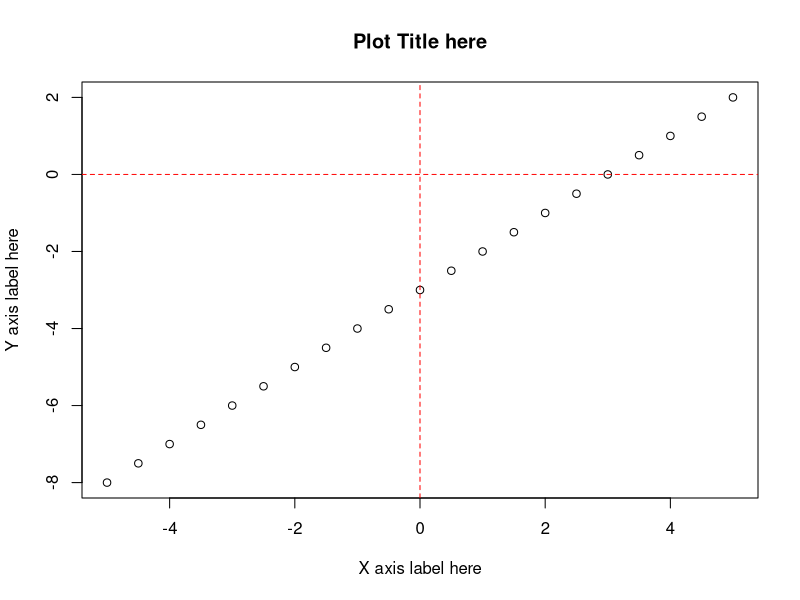
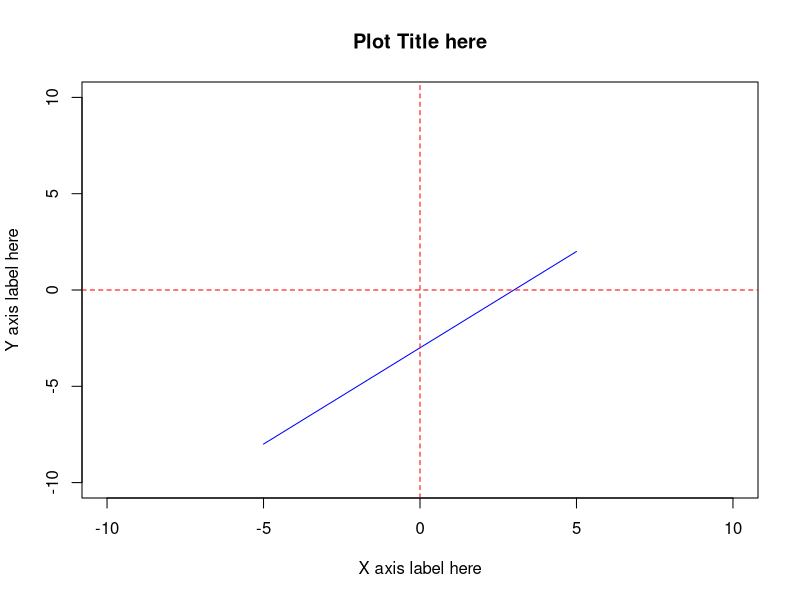
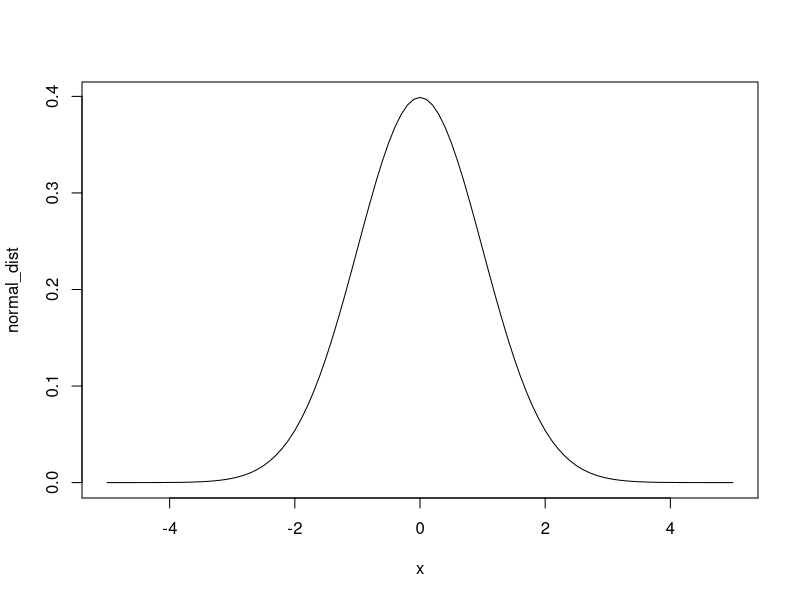
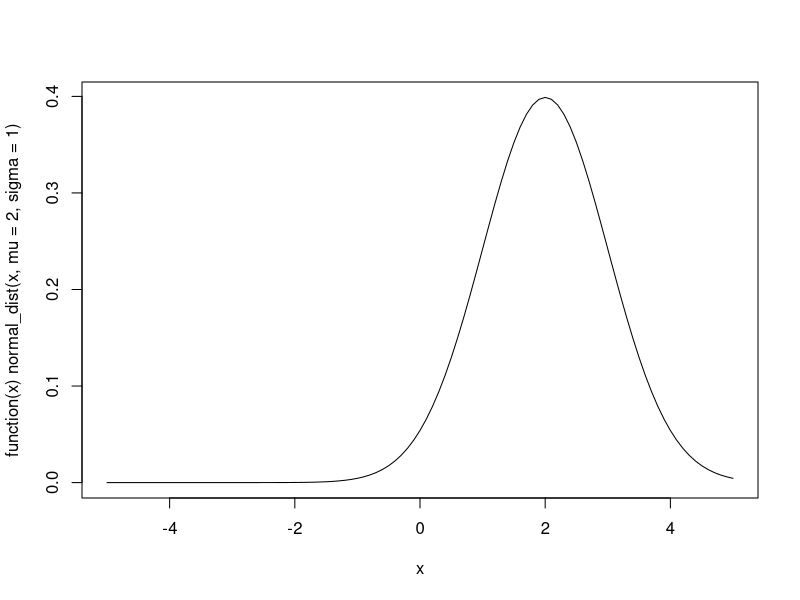
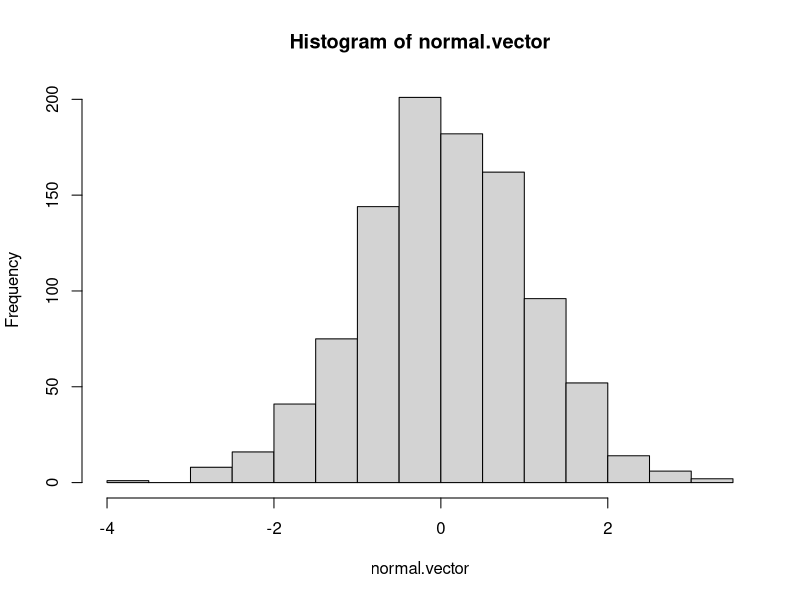
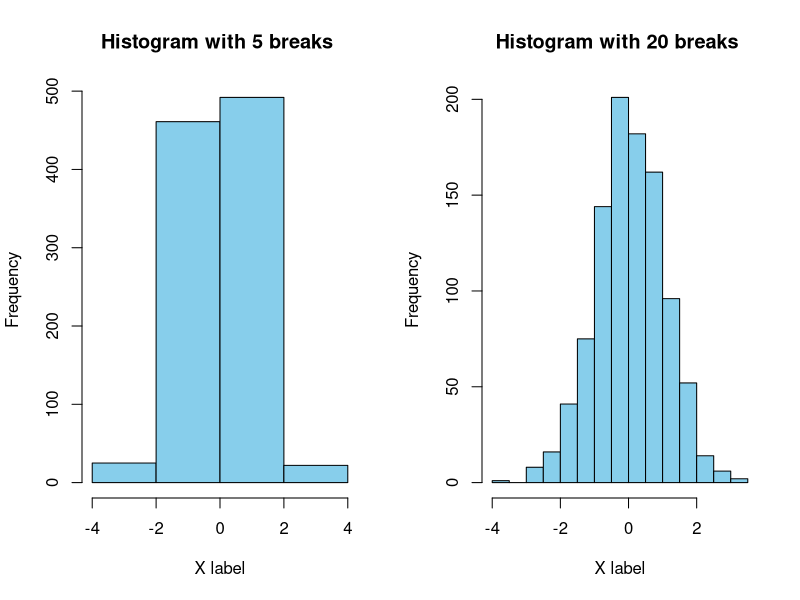
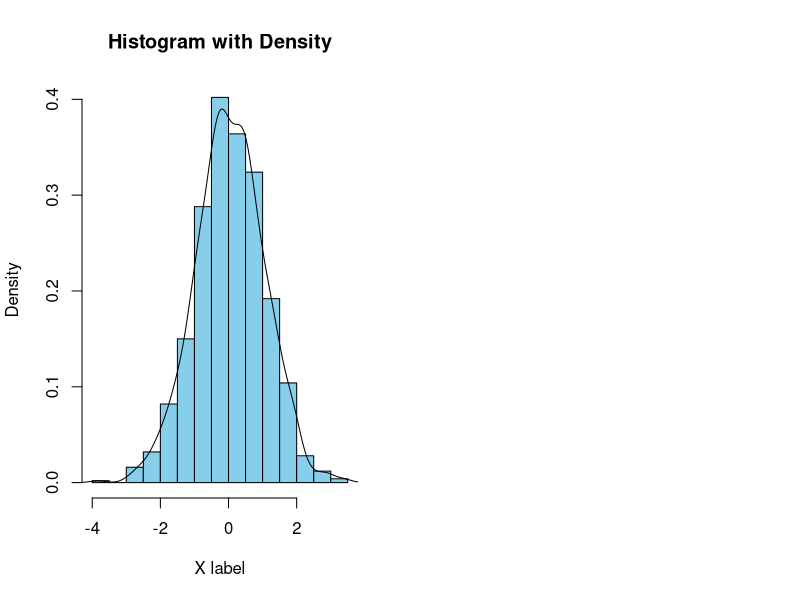
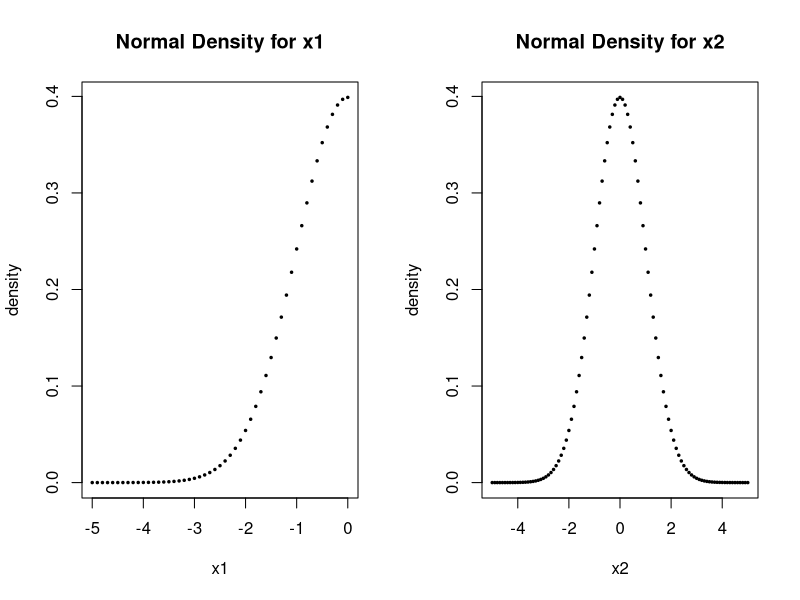

Reproduce these figures in R, in order.
## ---- chunk 1

x <- seq(-5, 5, by = 0.5) 

y <- x - 3

plot(x, y, 
     xlab = "X axis label here", 
     ylab = "Y axis label here", 
     main = "Plot Title here")

# These two lines draw the red dotted lines marking x = 0, y = 0
# the abline function adds custom lines to the plot generated above
abline(h = 0, lty = 2, col = 'red')
abline(v = 0, lty = 2, col = 'red')

# lty: Line types can either be specified as an integer (0=blank, 1=solid (default), 2=dashed, 3=dotted, 4=dotdash, 5=longdash, 6=twodash) or as one of the character strings "blank", "solid", "dashed", "dotted", "dotdash", "longdash", or "twodash", where "blank" uses ‘invisible lines’ (i.e., does not draw them).
## ---- chunk 2

plot(x, y,                       # input data
     type = 'l',                 # specifying type, 'p' for points 'l' for lines
     xlab = "X axis label here", # x axis label
     ylab = "Y axis label here", # y axis label
     main = "Plot Title here", # main title
     xlim = c(-10,10), # setting range for x
     ylim = c(-10,10), # setting range for y
     col = 'blue')     # set the color for data points 

# col can be a color name defined in R or a color generated by the function rgb()  
# or a code for a color. (google R colors for more help!)

# the abline function adds custom lines to the plot generated above
abline(h = 0, lty = 2, col = 'red')
abline(v = 0, lty = 2, col = 'red')

## ---- chunk 3

normal_dist <- function(x, mu = 0, sigma =1) {
  1/ (sigma * sqrt(2 * pi)) * exp( - ((x - mu)^2) / (2 * sigma ^ 2) )
}

plot(normal_dist, xlim = c(-5,5))

## ---- chunk 4

plot(function(x) normal_dist(x, mu = 2, sigma = 1), xlim = c(-5,5))

## ---- chunk 5
normal.vector <- rnorm(1000) 

# rnorm() generates random points from a normal distribution
# more information about this function will be covered in the next section                     
     
# most basic form
hist(normal.vector)
## ---- chunk 6

# adding options

par(mfrow = c(1,2))

hist(normal.vector,                   # input data
     xlab = "X label",                # x axis label
     main = "Histogram with 5 breaks ", # main title 
     col = "skyblue", # setting the fill color for bars
     breaks = 5) # breaks specifies the number of bins

hist(normal.vector,                   # input data
     xlab = "X label",                # x axis label
     main = "Histogram with 20 breaks ", # main title 
     col = "skyblue", # setting the fill color for bars
     breaks = 20) # breaks specifies the number of bins

## ---- chunk 7
hist(normal.vector,                   # input data
     xlab = "X label",                # x axis label
     main = "Histogram with Density", # main title 
     col = "skyblue", # setting the fill color for bars
     probability = TRUE) # Density instead of counts 

lines(density(normal.vector)) # add a density line to the histogram
## ---- chunk 8

# Generate 5 samples drawn from a normal distribution with mean = 0 and sd = 1
rnorm(n = 5, mean = 0, sd = 1)
## ---- chunk 9
par(mfrow = c(1,2)) # setting layout for plots ( 1 x 2 plot window)

x1 <- seq(-5, 0, by = 0.1) 

plot(x1, dnorm(x1, mean = 0,sd = 1),
     ylab = "density", 
     main = "Normal Density for x1",
     pch = 20, cex = 0.5) # pch option changes the style for points 

x2 <- seq(-5, 5, by = 0.1)

plot(x2, dnorm(x2, mean = 0,sd = 1), 
     ylab = "density", 
     main = "Normal Density for x2",
     pch = 20, cex = 0.5) # pch option changes the style for points 


## ---- chunk 10

plot(x2, dnorm(x2, mean = 0,sd = 1), 
     ylab = "density", 
     main = "Cumulative density, x = -1",
     type = 'l')

x_cord <- c(-5,seq(-5,-1, by = 0.1),-1)
y_cord <- c(0,dnorm(seq(-5,-1, by = 0.1)),0)
polygon(x_cord, y_cord, col = 'skyblue')
## ---- chunk 11
pnorm(-1, mean = 0,sd = 1)
## ---- chunk 12
plot(x2, dnorm(x2, mean = 0,sd = 1), 
     ylab = "density", 
     main = "Cumulative density, x = 1",
     type = 'l')

x_cord <- c(-5,seq(-5,1, by = 0.1),1)
y_cord <- c(0,dnorm(seq(-5,1, by = 0.1)),0)
polygon(x_cord, y_cord, col = 'skyblue')
## ---- chunk 13
pnorm(1, mean = 0,sd = 1)
## ---- chunk 14
plot(x2, dnorm(x2, mean = 0,sd = 1), 
     ylab = "density", 
     main = "Cumulative density, x = 1 (<-direction)",
     type = 'l')

x_cord <- c(1,seq(1,5, by = 0.1),5)
y_cord <- c(0,dnorm(seq(1,5, by = 0.1)),0)
polygon(x_cord, y_cord, col = 'skyblue')
## ---- chunk 15
pnorm(1, mean = 0,sd = 1, lower.tail = FALSE)
## ---- chunk 16
plot(x2, dnorm(x2, mean = 0,sd = 1), 
     ylab = "density", 
     main = "0.1, 0.5, 0.75 - Quantile Values",
     type = 'l')

abline(v = qnorm(0.1), lty = 2, col = 'red')
abline(v = qnorm(0.5), lty = 2, col = 'red')
abline(v = qnorm(0.75), lty = 2, col = 'red')

## ---- chunk 17
qnorm(0.1, mean = 0,sd = 1)  
qnorm(0.5, mean = 0,sd = 1)  
qnorm(0.75, mean = 0,sd = 1)  
## ---- chunk 18
x <- seq(-5, 5, by = 0.5) 

y <- 2 * x

plot(x,y)
abline(v = 0, lty = 2, col = 'red')
abline(h = 0, lty = 2, col = 'red')

x_cord <- c(0,2,2)
y_cord <- c(0,4,0)
polygon(x_cord, y_cord, col = 'skyblue')
